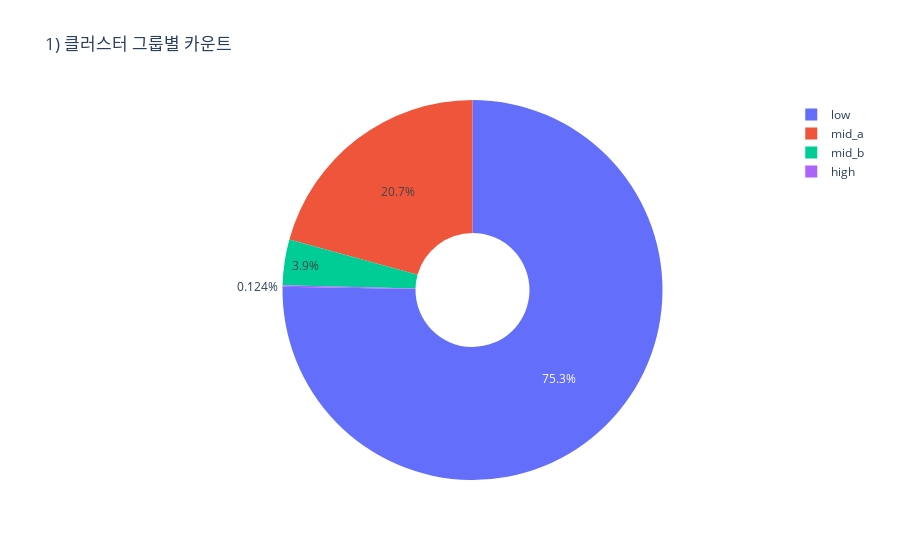

This figure's notebook cell:
### Code cell
import plotly.graph_objects as go
labels=['mid_b','low','mid_a','high']
#labels = list(df_zuid_notzero.groupby(['cluster_click'])['zuid'].count().index)
values=list(df.groupby(['cluster_click'])['zuid'].count().values)

fig = go.Figure(data=[go.Pie(labels=labels, values=values,hole=.3)])

fig.update_layout(
    title_text="1) 클러스터 그룹별 카운트")
# fig.update_traces(textposition='inside')
# fig.update_layout(uniformtext_minsize=12, uniformtext_mode='hide')
fig.show()

### Figure 1 — Plotly figure (JSON) as saved in the notebook; plotly's stock layout.template omitted (floating-point values rounded to 4 significant figures)
{"data": [{"hole": 0.3, "labels": ["mid_b", "low", "mid_a", "high"], "type": "pie", "values": [20092, 387966, 106776, 640]}], "layout": {"title": {"text": "1) 클러스터 그룹별 카운트"}}}
